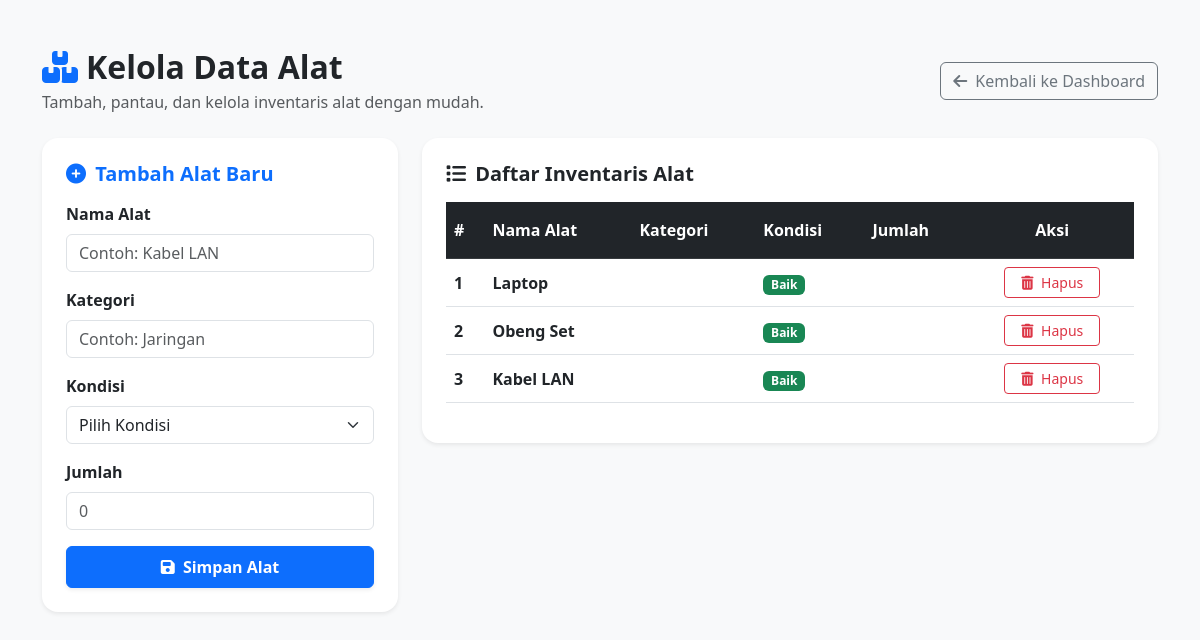
The app's page /data_alat.php (signed in) with its own data.
### tables this page shows
CREATE TABLE alat (
    id INT AUTO_INCREMENT PRIMARY KEY,
    kategori_id INT NULL,
    nama VARCHAR(120) NOT NULL,
    stok INT NOT NULL DEFAULT 0,
    kondisi VARCHAR(50) NOT NULL DEFAULT 'Baik',
    keterangan TEXT,
    FOREIGN KEY (kategori_id) REFERENCES kategori(id)
        ON DELETE SET NULL
);

### data_alat.php (the view, shortened to what this page needs)
<?php
require_once 'config.php';
$stmt = $pdo->query("SELECT * FROM alat");
$daftar_alat = $stmt->fetchAll();
?>
<!DOCTYPE html>
<html lang="id">
<head>
    <link href="https://cdn.jsdelivr.net/npm/bootstrap@5.3.0/dist/css/bootstrap.min.css" rel="stylesheet">
    <link rel="stylesheet" href="https://cdnjs.cloudflare.com/ajax/libs/font-awesome/6.4.0/css/all.min.css">
</head>
<body class="bg-light">
    <div class="container py-5">
        <div class="d-flex justify-content-between align-items-center mb-4">
            <div>
                <h2 class="fw-bold text-dark mb-1"><i class="fa-solid fa-boxes-stacked text-primary me-2"></i>Kelola Data Alat</h2>
                <p class="text-muted mb-0">Tambah, pantau, dan kelola inventaris alat dengan mudah.</p>
            </div>
            <a href="dashboard.php" class="btn btn-outline-secondary"><i class="fa-solid fa-arrow-left me-1"></i> Kembali ke Dashboard</a>
        </div>
        <div class="row g-4">
            <div class="col-lg-4">
                <div class="card shadow-sm border-0 rounded-4">
                    <div class="card-body p-4">
                        <h4 class="card-title fw-bold mb-3 fs-5 text-primary"><i class="fa-solid fa-circle-plus me-1"></i> Tambah Alat Baru</h4>
                        <form action="" method="POST">
                            <div class="mb-3">
                                <label class="form-label fw-semibold">Nama Alat</label>
                                <input type="text" name="nama" class="form-control" placeholder="Contoh: Kabel LAN" required>
                            </div>
                            <div class="mb-3">
                                <label class="form-label fw-semibold">Kategori</label>
                                <input type="text" name="kategori" class="form-control" placeholder="Contoh: Jaringan" required>
                            </div>
                            <div class="mb-3">
                                <label class="form-label fw-semibold">Kondisi</label>
                                <select name="kondisi" class="form-select" required>
                                    <option value="" disabled selected>Pilih Kondisi</option>
                                </select>
                            </div>
                            <div class="mb-3">
                                <label class="form-label fw-semibold">Jumlah</label>
                                <input type="number" name="jumlah" class="form-control" placeholder="0" min="1" required>
                            </div>
                            <button type="submit" name="tambah_alat" class="btn btn-primary w-100 py-2 fw-semibold shadow-sm">
                                <i class="fa-solid fa-save me-1"></i> Simpan Alat
                            </button>
                        </form>
                    </div>
                </div>
            </div>
            <div class="col-lg-8">
                <div class="card shadow-sm border-0 rounded-4">
                    <div class="card-body p-4">
                        <h4 class="card-title fw-bold mb-3 fs-5 text-dark"><i class="fa-solid fa-list me-1"></i> Daftar Inventaris Alat</h4>
                        <div class="table-responsive">
                            <table class="table table-hover align-middle">
                                <thead class="table-dark">
                                    <tr>
                                        <th class="py-3">#</th>
                                        <th class="py-3">Nama Alat</th>
                                        <th class="py-3">Kategori</th>
                                        <th class="py-3">Kondisi</th>
                                        <th class="py-3">Jumlah</th>
                                        <th class="py-3 text-center">Aksi</th>
                                    </tr>
                                </thead>
                                <tbody>
                                    <?php if (empty($daftar_alat)): ?>
                                        <tr>
                                            <td colspan="6" class="text-center py-4 text-muted">Belum ada data alat yang tersedia.</td>
                                        </tr>
                                    <?php else: ?>
                                        <?php $no = 1; foreach ($daftar_alat as $alat): ?>
                                        <tr>
                                            <td class="fw-semibold"><?= $no++; ?></td>
                                            <td class="fw-bold text-dark"><?= htmlspecialchars($alat['nama'] ?? ''); ?></td>
                                            <td><span class="badge bg-secondary bg-opacity-10 text-secondary px-2 py-1"><?= htmlspecialchars($alat['kategori'] ?? ''); ?></span></td>
                                            <td>
                                                <?php
                                                    $kondisi = $alat['kondisi'] ?? '';
                                                    $badge_color = ($kondisi == 'Baik') ? 'success' : (($kondisi == 'Perbaikan') ? 'warning text-dark' : 'danger');
                                                ?>
                                                <span class="badge bg-<?= $badge_color ?>"><?= htmlspecialchars($kondisi); ?></span>
                                            </td>
                                            <td><?= htmlspecialchars($alat['jumlah'] ?? ''); ?></td>
                                            <td class="text-center">
                                                <a href="data_alat.php?hapus=<?= $alat['id']; ?>" class="btn btn-sm btn-outline-danger px-3" onclick="return confirm('Yakin ingin menghapus alat ini?')">
                                                    <i class="fa-solid fa-trash-can me-1"></i> Hapus
                                                </a>
                                            </td>
                                        </tr>
                                        <?php endforeach; ?>
                                    <?php endif; ?>
                                </tbody>
                            </table>
                        </div>
                    </div>
                </div>
            </div>
        </div>
    </div>
</body>
</html>

### records on screen
alat: nama "Laptop", kondisi "Baik"
alat: nama "Obeng Set", kondisi "Baik"
alat: nama "Kabel LAN", kondisi "Baik"
